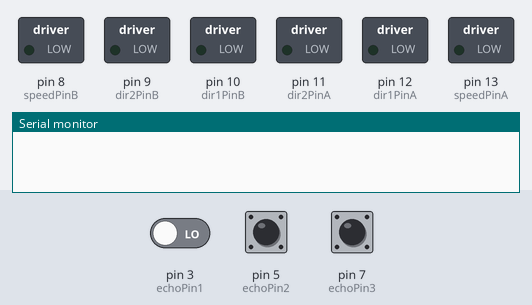
This sketch was run on a simulated Arduino Uno, built with avr-gcc and run on an emulated ATmega328P. Parts: switched loads named in the sketch (green lamp = pin HIGH), the last lines printed to the serial monitor. Inputs (shaded band) come from the test bench; at power-on: pin 5 (echoPin2) LOW, pin 7 (echoPin3) LOW, pin 3 (echoPin1) LOW. Pins used as bus, display or sensor lines are not drawn.

Above: at 1.2 s.
1.3 s: pin 5 (echoPin2) pulsed HIGH 2 times (0.12 s each, 0.3 s apart)
At 3.7 s:
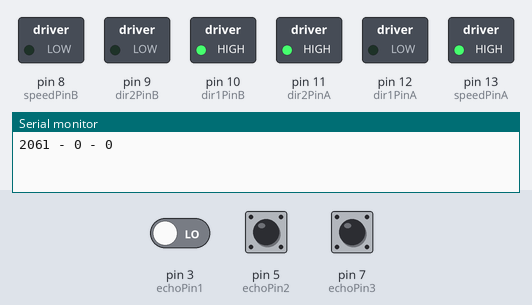
4.9 s: pin 7 (echoPin3) pulsed HIGH 2 times (0.12 s each, 0.3 s apart)
At 6.4 s:
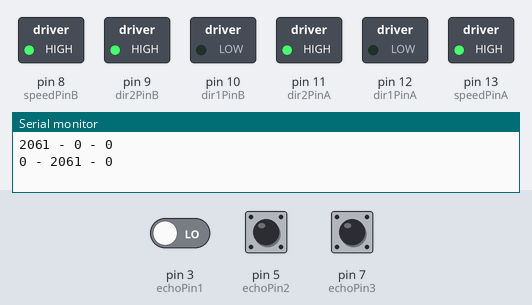
At 8.8 s:
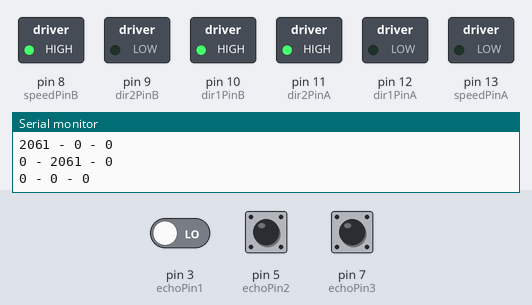
Timing chart, 0 to 10.3 s (numbered marks = the images above; inputs shaded):
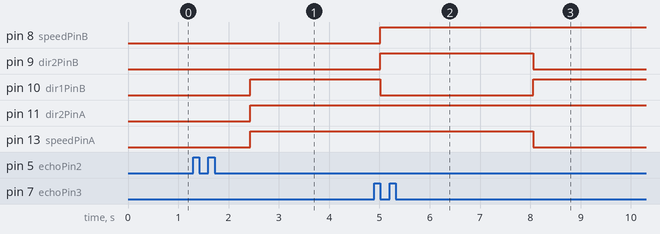

The sketch:

F0J53XTI49RNEAC.ino
```cpp
#define trigPin1 2
#define echoPin1 3
#define trigPin2 4
#define echoPin2 5
#define trigPin3 6
#define echoPin3 7

int dir1PinA = 12;
int dir2PinA = 11;
int speedPinA = 13; // Needs to be a PWM pin to be able to control motor speed

// Motor 2
int dir1PinB = 10;
int dir2PinB = 9;
int speedPinB = 8; // Needs to be a PWM pin to be able to control motor speed


long duration, distance, RightSensor, BackSensor, FrontSensor, LeftSensor;

void setup()
{
  Serial.begin (9600);
  pinMode(trigPin1, OUTPUT);
  pinMode(echoPin1, INPUT);
  pinMode(trigPin2, OUTPUT);
  pinMode(echoPin2, INPUT);
  pinMode(trigPin3, OUTPUT);
  pinMode(echoPin3, INPUT);


  pinMode(dir1PinA, OUTPUT);
  pinMode(dir2PinA, OUTPUT);
  pinMode(speedPinA, OUTPUT);
  pinMode(dir1PinB, OUTPUT);
  pinMode(dir2PinB, OUTPUT);
  pinMode(speedPinB, OUTPUT);
}

void loop() {


  SonarSensor(trigPin1, echoPin1);
  RightSensor = distance;
  SonarSensor(trigPin2, echoPin2);
  LeftSensor = distance;
  SonarSensor(trigPin3, echoPin3);
  FrontSensor = distance;

  Serial.print(LeftSensor);
  Serial.print(" - ");
  Serial.print(FrontSensor);
  Serial.print(" - ");
  Serial.println(RightSensor);

  if (FrontSensor > 30) {
    // 30 represents units from wall
    //left motor forward
    analogWrite(speedPinA, 155);//Sets speed variable via PWM
    digitalWrite(dir1PinA, LOW);
    digitalWrite(dir2PinA, HIGH);

    //right motor forward
    analogWrite(speedPinB, 155);
    digitalWrite(dir1PinB, LOW);
    digitalWrite(dir2PinB, HIGH);
  }
  else if (FrontSensor <= 60) {
    analogWrite(speedPinA, 0);//Sets speed variable via PWM
    digitalWrite(dir1PinA, LOW);
    digitalWrite(dir2PinA, HIGH);

    analogWrite(speedPinB, 0);
    digitalWrite(dir1PinB, HIGH);
    digitalWrite(dir2PinB, LOW);
    if (LeftSensor > RightSensor) {
      //only one motor runs here to turn
      analogWrite(speedPinA, 155);//Sets speed variable via PWM
      digitalWrite(dir1PinA, LOW);
      digitalWrite(dir2PinA, HIGH);

      if (FrontSensor > LeftSensor) {
        analogWrite(speedPinA, 0);//Sets speed variable via PWM
        digitalWrite(dir1PinA, LOW);
        digitalWrite(dir2PinA, HIGH);

        analogWrite(speedPinB, 0);
        digitalWrite(dir1PinB, HIGH);
        digitalWrite(dir2PinB, LOW);
      }
    }
    else {
      analogWrite(speedPinB, 155);//Sets speed variable via PWM
      digitalWrite(dir1PinB, HIGH);
      digitalWrite(dir2PinB, LOW);
      if (FrontSensor > RightSensor) {
        analogWrite(speedPinA, 0);//Sets speed variable via PWM
        digitalWrite(dir1PinA, LOW);
        digitalWrite(dir2PinA, HIGH);

        analogWrite(speedPinB, 0);
        digitalWrite(dir1PinB, LOW);
        digitalWrite(dir2PinB, HIGH);
      }
    }
  }
}
void SonarSensor(int trigPin, int echoPin) {
  digitalWrite(trigPin, LOW);
  delayMicroseconds(2000);
  digitalWrite(trigPin, HIGH);
  delayMicroseconds(10000);
  digitalWrite(trigPin, LOW);
  duration = pulseIn(echoPin, HIGH);
  distance = (duration / 2) / 29.1;

}
```

Measured:
- after the input at 1.3 s, pin 8 (speedPinB): stays LOW (without the input it goes to HIGH after 1.7 s); pin 10 (dir1PinB), pin 11 (dir2PinA): LOW → HIGH after 1.1 s instead of 1.7 s; pin 13 (speedPinA): LOW → HIGH after 1.1 s
- after the input at 4.9 s, pin 8 (speedPinB): LOW → HIGH after 0.12 s instead of 0.57 s; pin 9 (dir2PinB): LOW → HIGH after 0.12 s, → LOW 3.0 s later; pin 10 (dir1PinB): HIGH → LOW after 0.12 s, → HIGH 3.0 s later; pin 13 (speedPinA): HIGH → LOW after 3.2 s instead of 0.57 s
